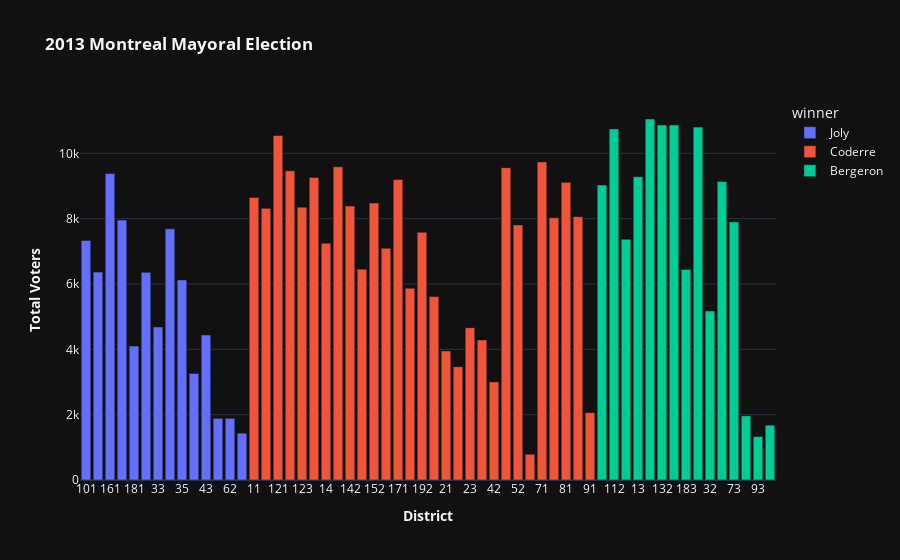

Notebook code cell kept with this figure:
### Code cell
px.bar(df_poll,
       x=distr,
       y="total",
       color="winner",
       labels={"x": "<b>District</b>",
               "total": "<b>Total Voters</b>"},
       hover_name="district",
       title="<b>2013 Montreal Mayoral Election</b>",
       template=template_style)

### Figure 1 — Plotly figure (JSON) as saved in the notebook; plotly's stock layout.template omitted (floating-point values rounded to 4 significant figures)
{"data": [{"alignmentgroup": "True", "hovertemplate": "<b>%{hovertext}</b><br><br>winner=Joly<br><b>District</b>=%{x}<br><b>Total Voters</b>=%{y}<extra></extra>", "hovertext": ["101-Bois-de-Liesse", "102-Cap-Saint-Jacques", "161-Saint-HenriPetite-BourgognePointe-Saint-Charles", "172-Desmarchais-Crawford", "181-Peter-McGill", "182-Saint-Jacques", "33-Snowdon", "34-Notre-Dame-de-Grâce", "35-Loyola", "41-du Canal", "43-Fort-Rolland", "61-Pierre-Foretier", "62-Denis-Benjamin-Viger", "63-Jacques-Bizard"], "legendgroup": "Joly", "marker": {"color": "#636efa", "pattern": {"shape": ""}}, "name": "Joly", "offsetgroup": "Joly", "orientation": "v", "showlegend": true, "textposition": "auto", "type": "bar", "x": ["101", "102", "161", "172", "181", "182", "33", "34", "35", "41", "43", "61", "62", "63"], "xaxis": "x", "y": [7334, 6363, 9378, 7956, 4099, 6357, 4687, 7688, 6125, 3263, 4438, 1887, 1889, 1432], "yaxis": "y"}, {"alignmentgroup": "True", "hovertemplate": "<b>%{hovertext}</b><br><br>winner=Coderre<br><b>District</b>=%{x}<br><b>Total Voters</b>=%{y}<extra></extra>", "hovertext": ["11-Sault-au-Récollet", "12-Saint-Sulpice", "121-La Pointe-aux-Prairies", "122-Pointe-aux-Trembles", "123-Rivière-des-Prairies", "134-Marie-Victorin", "14-Bordeaux-Cartierville", "141-Côte-de-Liesse", "142-Norman-McLaren", "151-Saint-Léonard-Est", "152-Saint-Léonard-Ouest", "162-Saint-PaulÉmard", "171-ChamplainL'Île-des-Soeurs", "191-Saint-Michel", "192-François-Perrault", "194-Parc-Extension", "21-Ouest", "22-Est", "23-Centre", "31-Darlington", "42-J.-Émery-Provost", "51-Sault-Saint-Louis", "52-Cecil-P.-Newman", "64-Sainte-Geneviève", "71-Tétreaultville", "74-Louis-Riel", "81-Marie-Clarac", "82-Ovide-Clermont", "91-Claude-Ryan"], "legendgroup": "Coderre", "marker": {"color": "#EF553B", "pattern": {"shape": ""}}, "name": "Coderre", "offsetgroup": "Coderre", "orientation": "v", "showlegend": true, "textposition": "auto", "type": "bar", "x": ["11", "12", "121", "122", "123", "134", "14", "141", "142", "151", "152", "162", "171", "191", "192", "194", "21", "22", "23", "31", "42", "51", "52", "64", "71", "74", "81", "82", "91"], "xaxis": "x", "y": [8650, 8316, 10546, 9465, 8351, 9259, 7247, 9587, 8385, 6454, 8479, 7096, 9200, 5872, 7583, 5615, 3951, 3469, 4663, 4287, 3003, 9560, 7809, 789, 9737, 8025, 9111, 8060, 2062], "yaxis": "y"}, {"alignmentgroup": "True", "hovertemplate": "<b>%{hovertext}</b><br><br>winner=Bergeron<br><b>District</b>=%{x}<br><b>Total Voters</b>=%{y}<extra></extra>", "hovertext": ["111-Mile-End", "112-DeLorimier", "113-Jeanne-Mance", "13-Ahuntsic", "131-Saint-Édouard", "132-Étienne-Desmarteau", "133-Vieux-Rosemont", "183-Sainte-Marie", "193-Villeray", "32-Côte-des-Neiges", "72-MaisonneuveLongue-Pointe", "73-Hochelaga", "92-Joseph-Beaubien", "93-Robert-Bourassa", "94-Jeanne-Sauvé"], "legendgroup": "Bergeron", "marker": {"color": "#00cc96", "pattern": {"shape": ""}}, "name": "Bergeron", "offsetgroup": "Bergeron", "orientation": "v", "showlegend": true, "textposition": "auto", "type": "bar", "x": ["111", "112", "113", "13", "131", "132", "133", "183", "193", "32", "72", "73", "92", "93", "94"], "xaxis": "x", "y": [9030, 10747, 7370, 9282, 11050, 10867, 10866, 6445, 10802, 5172, 9135, 7900, 1965, 1330, 1678], "yaxis": "y"}], "layout": {"barmode": "relative", "legend": {"title": {"text": "winner"}, "tracegroupgap": 0}, "title": {"text": "<b>2013 Montreal Mayoral Election</b>"}, "xaxis": {"anchor": "y", "domain": [0, 1], "title": {"text": "<b>District</b>"}}, "yaxis": {"anchor": "x", "domain": [0, 1], "title": {"text": "<b>Total Voters</b>"}}}}
